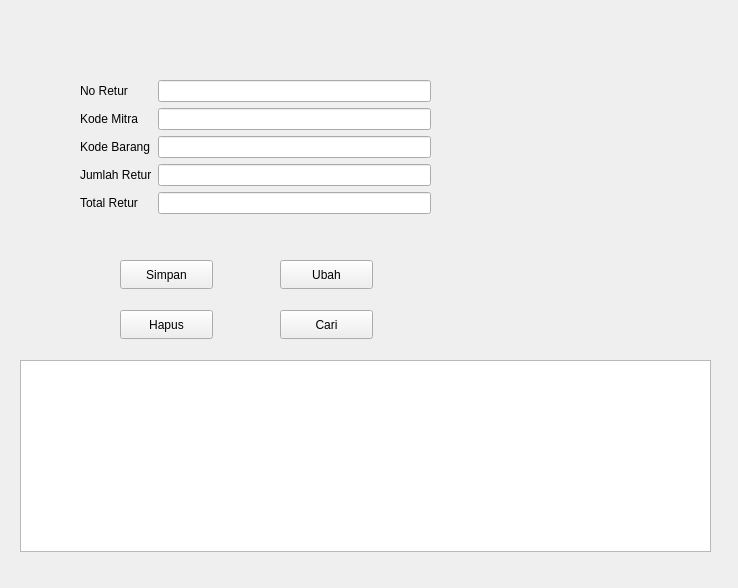
<?xml version="1.0" encoding="UTF-8"?>
<ui version="4.0">
 <class>FormRetur</class>
 <widget class="QWidget" name="FormRetur">
  <property name="geometry">
   <rect>
    <x>0</x>
    <y>0</y>
    <width>738</width>
    <height>588</height>
   </rect>
  </property>
  <property name="windowTitle">
   <string>Form</string>
  </property>
  <widget class="QWidget" name="formLayoutWidget">
   <property name="geometry">
    <rect>
     <x>80</x>
     <y>80</y>
     <width>351</width>
     <height>171</height>
    </rect>
   </property>
   <layout class="QFormLayout" name="formLayout">
    <item row="0" column="0">
     <widget class="QLabel" name="noReturLabel">
      <property name="text">
       <string>No Retur</string>
      </property>
     </widget>
    </item>
    <item row="0" column="1">
     <widget class="QLineEdit" name="noReturLineEdit"/>
    </item>
    <item row="1" column="0">
     <widget class="QLabel" name="kodeMitraLabel">
      <property name="text">
       <string>Kode Mitra</string>
      </property>
     </widget>
    </item>
    <item row="1" column="1">
     <widget class="QLineEdit" name="kodeMitraLineEdit"/>
    </item>
    <item row="2" column="0">
     <widget class="QLabel" name="kodeBarangLabel">
      <property name="text">
       <string>Kode Barang</string>
      </property>
     </widget>
    </item>
    <item row="2" column="1">
     <widget class="QLineEdit" name="kodeBarangLineEdit"/>
    </item>
    <item row="3" column="0">
     <widget class="QLabel" name="jumlahReturLabel">
      <property name="text">
       <string>Jumlah Retur</string>
      </property>
     </widget>
    </item>
    <item row="3" column="1">
     <widget class="QLineEdit" name="jumlahReturLineEdit"/>
    </item>
    <item row="4" column="0">
     <widget class="QLabel" name="totalReturLabel">
      <property name="text">
       <string>Total Retur</string>
      </property>
     </widget>
    </item>
    <item row="4" column="1">
     <widget class="QLineEdit" name="totalReturLineEdit"/>
    </item>
   </layout>
  </widget>
  <widget class="QPushButton" name="pushButton">
   <property name="geometry">
    <rect>
     <x>120</x>
     <y>260</y>
     <width>93</width>
     <height>29</height>
    </rect>
   </property>
   <property name="text">
    <string>Simpan</string>
   </property>
  </widget>
  <widget class="QPushButton" name="pushButton_2">
   <property name="geometry">
    <rect>
     <x>280</x>
     <y>260</y>
     <width>93</width>
     <height>29</height>
    </rect>
   </property>
   <property name="text">
    <string>Ubah</string>
   </property>
  </widget>
  <widget class="QPushButton" name="pushButton_3">
   <property name="geometry">
    <rect>
     <x>120</x>
     <y>310</y>
     <width>93</width>
     <height>29</height>
    </rect>
   </property>
   <property name="text">
    <string>Hapus</string>
   </property>
  </widget>
  <widget class="QPushButton" name="pushButton_4">
   <property name="geometry">
    <rect>
     <x>280</x>
     <y>310</y>
     <width>93</width>
     <height>29</height>
    </rect>
   </property>
   <property name="text">
    <string>Cari</string>
   </property>
  </widget>
  <widget class="QTableView" name="tableRetur">
   <property name="geometry">
    <rect>
     <x>20</x>
     <y>360</y>
     <width>691</width>
     <height>192</height>
    </rect>
   </property>
  </widget>
 </widget>
 <resources/>
 <connections/>
</ui>
